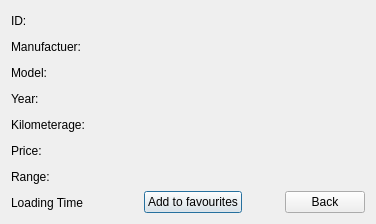
<?xml version="1.0" encoding="UTF-8"?>
<ui version="4.0">
 <class>ClientViewDialog</class>
 <widget class="QDialog" name="ClientViewDialog">
  <property name="geometry">
   <rect>
    <x>0</x>
    <y>0</y>
    <width>627</width>
    <height>348</height>
   </rect>
  </property>
  <property name="sizePolicy">
   <sizepolicy hsizetype="Preferred" vsizetype="Preferred">
    <horstretch>0</horstretch>
    <verstretch>0</verstretch>
   </sizepolicy>
  </property>
  <property name="windowTitle">
   <string>Dialog</string>
  </property>
  <property name="sizeGripEnabled">
   <bool>false</bool>
  </property>
  <layout class="QHBoxLayout" name="horizontalLayout">
   <property name="sizeConstraint">
    <enum>QLayout::SetFixedSize</enum>
   </property>
   <item>
    <layout class="QVBoxLayout" name="verticalLayout_4">
     <item>
      <layout class="QHBoxLayout" name="horizontalLayout_3">
       <item>
        <widget class="QLabel" name="IDLabel">
         <property name="text">
          <string>ID:</string>
         </property>
        </widget>
       </item>
       <item>
        <widget class="QLabel" name="IDDisplay">
         <property name="text">
          <string/>
         </property>
        </widget>
       </item>
       <item>
        <spacer name="horizontalSpacer_6">
         <property name="orientation">
          <enum>Qt::Horizontal</enum>
         </property>
         <property name="sizeHint" stdset="0">
          <size>
           <width>40</width>
           <height>20</height>
          </size>
         </property>
        </spacer>
       </item>
      </layout>
     </item>
     <item>
      <layout class="QHBoxLayout" name="horizontalLayout_5">
       <item>
        <widget class="QLabel" name="ManLabel">
         <property name="text">
          <string>Manufactuer:</string>
         </property>
        </widget>
       </item>
       <item>
        <widget class="QLabel" name="ManDisplay">
         <property name="text">
          <string/>
         </property>
        </widget>
       </item>
       <item>
        <spacer name="horizontalSpacer_5">
         <property name="orientation">
          <enum>Qt::Horizontal</enum>
         </property>
         <property name="sizeHint" stdset="0">
          <size>
           <width>40</width>
           <height>20</height>
          </size>
         </property>
        </spacer>
       </item>
      </layout>
     </item>
     <item>
      <layout class="QHBoxLayout" name="horizontalLayout_6">
       <item>
        <widget class="QLabel" name="ModLabel">
         <property name="text">
          <string>Model:</string>
         </property>
        </widget>
       </item>
       <item>
        <widget class="QLabel" name="ModDisplay">
         <property name="text">
          <string/>
         </property>
        </widget>
       </item>
       <item>
        <spacer name="horizontalSpacer_4">
         <property name="orientation">
          <enum>Qt::Horizontal</enum>
         </property>
         <property name="sizeHint" stdset="0">
          <size>
           <width>40</width>
           <height>20</height>
          </size>
         </property>
        </spacer>
       </item>
      </layout>
     </item>
     <item>
      <layout class="QHBoxLayout" name="horizontalLayout_7">
       <item>
        <widget class="QLabel" name="YearLabel">
         <property name="text">
          <string>Year:</string>
         </property>
        </widget>
       </item>
       <item>
        <widget class="QLabel" name="YearDisplay">
         <property name="text">
          <string/>
         </property>
        </widget>
       </item>
       <item>
        <spacer name="horizontalSpacer_3">
         <property name="orientation">
          <enum>Qt::Horizontal</enum>
         </property>
         <property name="sizeHint" stdset="0">
          <size>
           <width>40</width>
           <height>20</height>
          </size>
         </property>
        </spacer>
       </item>
      </layout>
     </item>
     <item>
      <layout class="QHBoxLayout" name="horizontalLayout_8">
       <item>
        <widget class="QLabel" name="KiloLabel">
         <property name="text">
          <string>Kilometerage:</string>
         </property>
        </widget>
       </item>
       <item>
        <widget class="QLabel" name="KiloDisplay">
         <property name="text">
          <string/>
         </property>
        </widget>
       </item>
       <item>
        <spacer name="horizontalSpacer_2">
         <property name="orientation">
          <enum>Qt::Horizontal</enum>
         </property>
         <property name="sizeHint" stdset="0">
          <size>
           <width>40</width>
           <height>20</height>
          </size>
         </property>
        </spacer>
       </item>
      </layout>
     </item>
     <item>
      <layout class="QHBoxLayout" name="horizontalLayout_9">
       <item>
        <widget class="QLabel" name="PriceLabel">
         <property name="text">
          <string>Price:</string>
         </property>
        </widget>
       </item>
       <item>
        <widget class="QLabel" name="PriceDisplay">
         <property name="text">
          <string/>
         </property>
        </widget>
       </item>
       <item>
        <spacer name="horizontalSpacer">
         <property name="orientation">
          <enum>Qt::Horizontal</enum>
         </property>
         <property name="sizeHint" stdset="0">
          <size>
           <width>40</width>
           <height>20</height>
          </size>
         </property>
        </spacer>
       </item>
      </layout>
     </item>
     <item>
      <layout class="QHBoxLayout" name="horizontalLayout_10">
       <item>
        <widget class="QLabel" name="RangeLabel">
         <property name="text">
          <string>Range:</string>
         </property>
        </widget>
       </item>
       <item>
        <widget class="QLabel" name="RangeDisplay">
         <property name="text">
          <string/>
         </property>
        </widget>
       </item>
       <item>
        <spacer name="horizontalSpacer_7">
         <property name="orientation">
          <enum>Qt::Horizontal</enum>
         </property>
         <property name="sizeHint" stdset="0">
          <size>
           <width>40</width>
           <height>20</height>
          </size>
         </property>
        </spacer>
       </item>
      </layout>
     </item>
     <item>
      <layout class="QHBoxLayout" name="horizontalLayout_11">
       <item>
        <widget class="QLabel" name="TimeLabel">
         <property name="text">
          <string>Loading Time</string>
         </property>
        </widget>
       </item>
       <item>
        <widget class="QLabel" name="TimeDisplay">
         <property name="text">
          <string/>
         </property>
        </widget>
       </item>
       <item>
        <spacer name="horizontalSpacer_8">
         <property name="orientation">
          <enum>Qt::Horizontal</enum>
         </property>
         <property name="sizeHint" stdset="0">
          <size>
           <width>40</width>
           <height>20</height>
          </size>
         </property>
        </spacer>
       </item>
      </layout>
     </item>
    </layout>
   </item>
   <item>
    <layout class="QVBoxLayout" name="verticalLayout_2">
     <property name="spacing">
      <number>3</number>
     </property>
     <item>
      <widget class="QLabel" name="label">
       <property name="text">
        <string/>
       </property>
       <property name="pixmap">
        <pixmap>../build-OOP7-Desktop_Qt_6_2_4_MinGW_64_bit-Debug/Parking place.png</pixmap>
       </property>
       <property name="scaledContents">
        <bool>true</bool>
       </property>
      </widget>
     </item>
     <item>
      <spacer name="verticalSpacer">
       <property name="orientation">
        <enum>Qt::Vertical</enum>
       </property>
       <property name="sizeHint" stdset="0">
        <size>
         <width>20</width>
         <height>40</height>
        </size>
       </property>
      </spacer>
     </item>
     <item>
      <layout class="QHBoxLayout" name="horizontalLayout_2">
       <item>
        <widget class="QPushButton" name="AddButton">
         <property name="text">
          <string>Add to favourites</string>
         </property>
        </widget>
       </item>
       <item>
        <spacer name="horizontalSpacer_9">
         <property name="orientation">
          <enum>Qt::Horizontal</enum>
         </property>
         <property name="sizeHint" stdset="0">
          <size>
           <width>40</width>
           <height>20</height>
          </size>
         </property>
        </spacer>
       </item>
       <item>
        <widget class="QPushButton" name="pushButton">
         <property name="text">
          <string>Back</string>
         </property>
        </widget>
       </item>
      </layout>
     </item>
    </layout>
   </item>
  </layout>
 </widget>
 <resources/>
 <connections/>
</ui>
